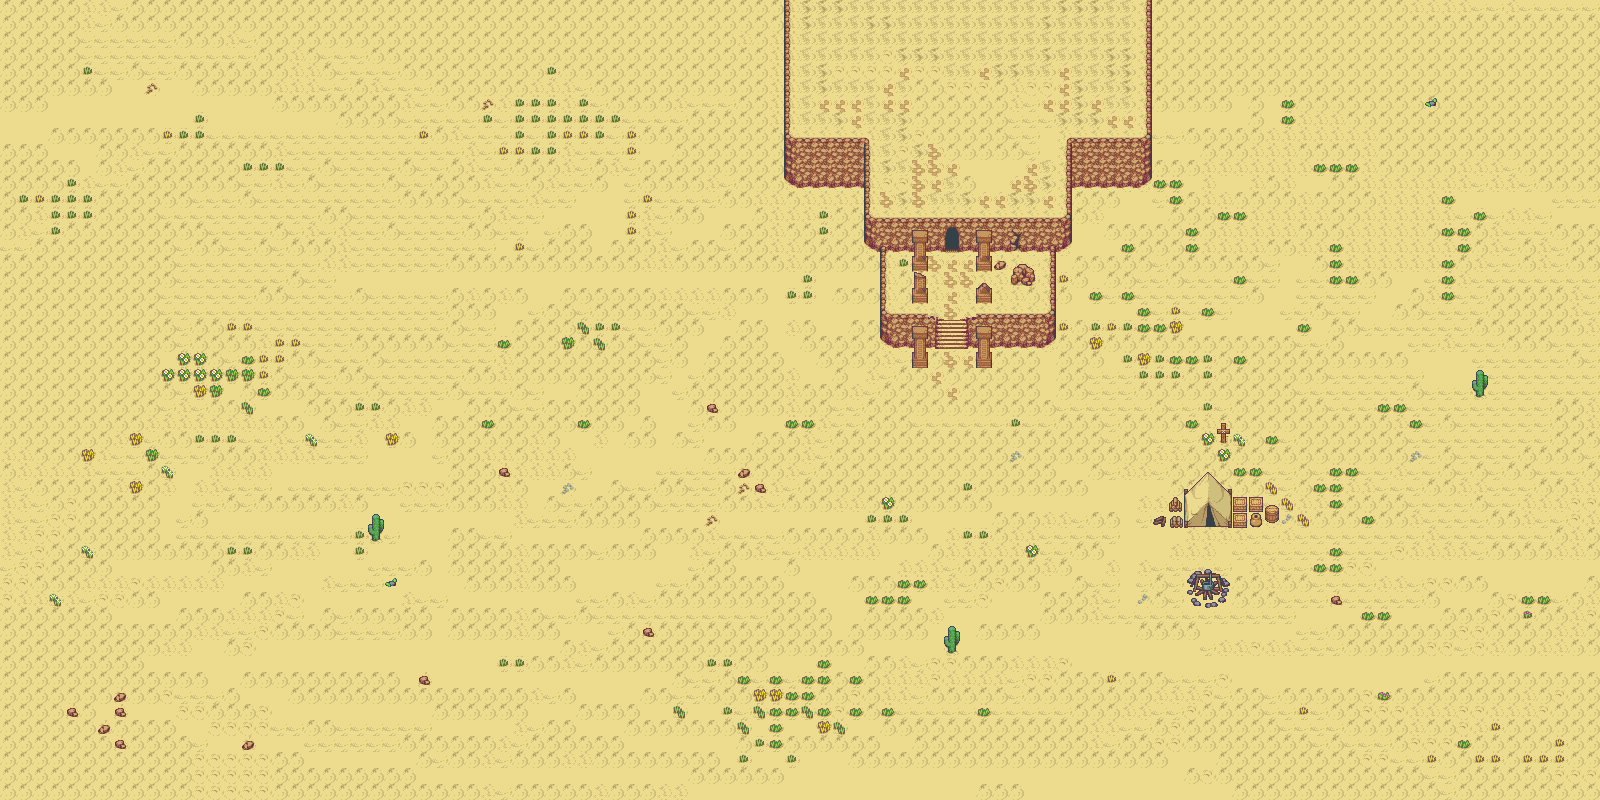

The image is a tile-based game level rendered from a .tmx file. Its description and source (layers, tilesets, objects; grid data summarised) follow:
An orthogonal 100x50 tile map with 16x16 px tiles, 7 tile layers (Background, Middleground1, Middleground2, Foreground1, ...), 1 hidden layer not drawn, 7 tilesets and 2 objects (Avatar, Transition).

<map version="1.2" tiledversion="1.2.5" orientation="orthogonal" renderorder="right-down" width="100" height="50" tilewidth="16" tileheight="16" infinite="0" nextlayerid="16" nextobjectid="78">
 <tileset firstgid="1" name="dungeon" tilewidth="16" tileheight="16" tilecount="1479" columns="51">
  <image source="fantasy/dungeon.png" width="816" height="464" />
  <terraintypes>
   <terrain name="Path1" tile="307" />
   <terrain name="Dirt1" tile="322" />
  </terraintypes>
  <tile id="307" terrain="0,0,0,0" />
  <tile id="308" terrain="1,0,0,0" />
  <tile id="309" terrain="0,1,0,0" />
  <tile id="310" terrain="1,1,0,0" />
  <tile id="311" terrain="0,0,1,0" />
  <tile id="312" terrain="1,0,1,0" />
  <tile id="313" terrain="1,1,1,0" />
  <tile id="314" terrain="1,1,1,0" />
  <tile id="315" terrain="0,0,0,1" />
  <tile id="316" terrain="1,1,0,1" />
  <tile id="317" terrain="0,1,0,1" />
  <tile id="318" terrain="1,1,0,1" />
  <tile id="319" terrain="0,0,1,1" />
  <tile id="320" terrain="1,0,1,1" />
  <tile id="321" terrain="0,1,1,1" />
  <tile id="322" terrain="1,1,1,1" />
 </tileset>
 <tileset firstgid="1480" source="collision.tsx" />
 <tileset firstgid="1482" source="monsters.tsx" />
 <tileset firstgid="1566" source="avatar.tsx" />
 <tileset firstgid="1602" source="terrain.tsx" />
 <tileset firstgid="3084" source="desert.tsx" />
 <tileset firstgid="3498" source="outside.tsx" />
 <layer id="6" name="Background" width="100" height="50">
  <data>[5000 cells, 5000 non-empty, 21 distinct tile ids]</data>
 </layer>
 <layer id="8" name="Middleground1" width="100" height="50">
  <data>[5000 cells, 288 non-empty, 25 distinct tile ids]</data>
 </layer>
 <layer id="13" name="Middleground2" width="100" height="50">
  <data>[5000 cells, 0 non-empty, 0 distinct tile ids]</data>
 </layer>
 <layer id="11" name="Foreground1" width="100" height="50">
  <data>[5000 cells, 58 non-empty, 27 distinct tile ids]</data>
 </layer>
 <layer id="12" name="Foreground2" width="100" height="50">
  <data>[5000 cells, 20 non-empty, 8 distinct tile ids]</data>
 </layer>
 <layer id="14" name="Foreground3" width="100" height="50">
  <data>[5000 cells, 52 non-empty, 38 distinct tile ids]</data>
 </layer>
 <layer id="15" name="Foreground4" width="100" height="50">
  <data>[5000 cells, 61 non-empty, 43 distinct tile ids]</data>
 </layer>
 <layer id="7" name="Collision" width="100" height="50" visible="0">
  <data>[5000 cells, 189 non-empty, 1 distinct tile ids]</data>
 </layer>
 <objectgroup id="10" name="Objects" opacity="0.5">
  <object id="63" name="Avatar" gid="1567" x="936" y="460" width="32" height="32" />
  <object id="77" name="Transition" gid="1481" x="944" y="252" width="16" height="16">
   <properties>
    <property name="Door" type="int" value="0" />
    <property name="Room" value="Dungeon" />
   </properties>
  </object>
 </objectgroup>
</map>
